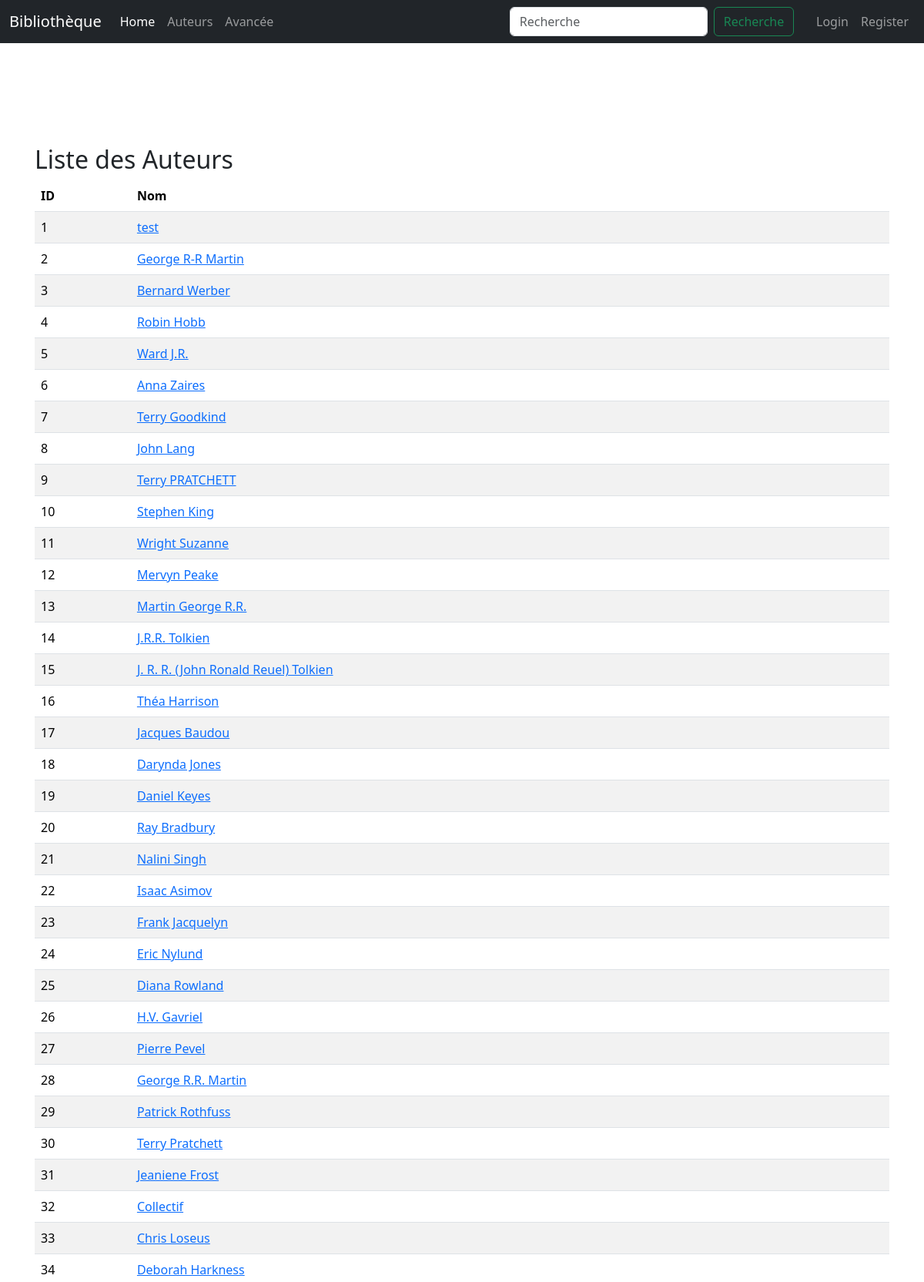
The app's page /authors (upper part) with its own data.
### SiteWeb/models.py (models this page shows, shortened)
class Author(db.Model):
    id = db.Column(db.Integer,primary_key = True)
    name = db.Column(db.String(100))

### SiteWeb/views.py (the view)
@app.route('/authors')
def show_authors():
    authors = Author.query.all()  # Récupérer tous les auteurs de la base de données
    return render_template('authors.html', authors=authors)

### SiteWeb/templates/authors.html (shortened to what this page needs)
{% extends "base.html" %}
{% block styles %}
{{ super() }}
<link rel="stylesheet" href="{{ url_for('static', filename='home.css') }}">
{% endblock %}
{% block content %}
<h2>Liste des Auteurs</h2>
<table class="table table-striped">
    <thead>
        <tr>
            <th>ID</th>
            <th>Nom</th>
        </tr>
    </thead>
    <tbody>
        {% for author in authors %}
        <tr>
            <td>{{ author.id }}</td>
            <td>
                {% if current_user.is_authenticated %}
                    <a href="{{ url_for('edit_author', id=author.id) }}">{{ author.name }}</a>
                {% else %}
                    <a href="{{ url_for('author_details', id=author.id) }}">{{ author.name }}</a>
                {% endif %}
            </td>
        </tr>
        {% else %}
        <tr>
            <td colspan="2">Aucun auteur trouvé.</td>
        </tr>
        {% endfor %}
    </tbody>
</table>
{% endblock %}

### records on screen
Author: id "1", name "test"
Author: id "2", name "George R-R Martin"
Author: id "3", name "Bernard Werber"
Author: id "4", name "Robin Hobb"
Author: id "5", name "Ward J.R."
Author: id "6", name "Anna Zaires"
Author: id "7", name "Terry Goodkind"
Author: id "8", name "John Lang"
Author: id "9", name "Terry PRATCHETT"
Author: id "10", name "Stephen King"
Author: id "11", name "Wright Suzanne"
Author: id "12", name "Mervyn Peake"
Author: id "13", name "Martin George R.R."
Author: id "14", name "J.R.R. Tolkien"
Author: id "15", name "J. R. R. (John Ronald Reuel) Tolkien"
Author: id "16", name "Théa Harrison"
Author: id "17", name "Jacques Baudou"
Author: id "18", name "Darynda Jones"
Author: id "19", name "Daniel Keyes"
Author: id "20", name "Ray Bradbury"
Author: id "21", name "Nalini Singh"
Author: id "22", name "Isaac Asimov"
Author: id "23", name "Frank Jacquelyn"
Author: id "24", name "Eric Nylund"
Author: id "25", name "Diana Rowland"
Author: id "26", name "H.V. Gavriel"
Author: id "27", name "Pierre Pevel"
Author: id "28", name "George R.R. Martin"
Author: id "29", name "Patrick Rothfuss"
Author: id "30", name "Terry Pratchett"
Author: id "31", name "Jeaniene Frost"
Author: id "32", name "Collectif"
Author: id "33", name "Chris Loseus"
Author: id "34", name "Deborah Harkness"
